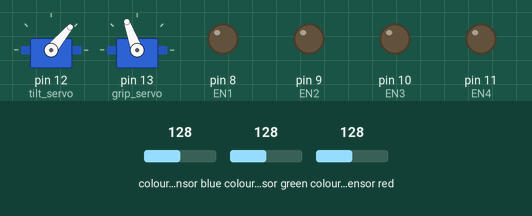
Bench run of a sketch on a simulated Arduino Uno, built with avr-gcc and run on an emulated ATmega328P. On the bench: 2 × servo, output pins drawn as LEDs (lit = HIGH). Wiring (inferred from the names in the program): TCS3200 colour sensor: output pin 2; S2 A2; S3 A3; S0 A0; S1 A1. The test bench sets the inputs (shaded band); at power-on: colour sensor blue 128, colour sensor green 128, colour sensor red 128. Pins used as bus, display or sensor lines are not drawn; what the sketch prints to the serial monitor is not drawn.

Above: at 0.05 s.
At 0.75 s:
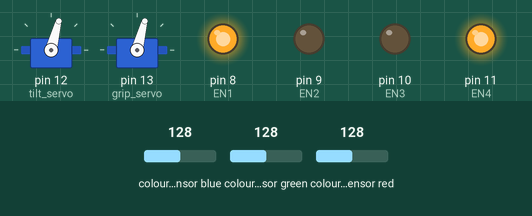
At 1.45 s:
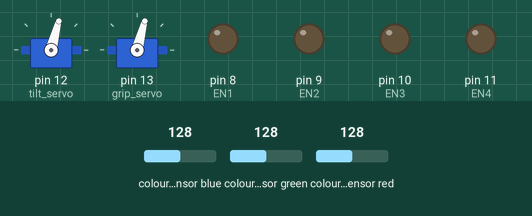
At 2.15 s:
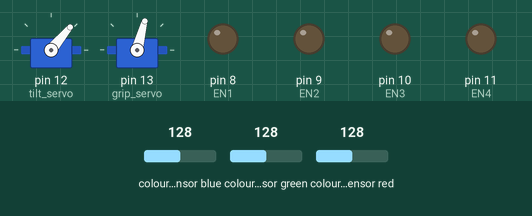
At 2.9 s:
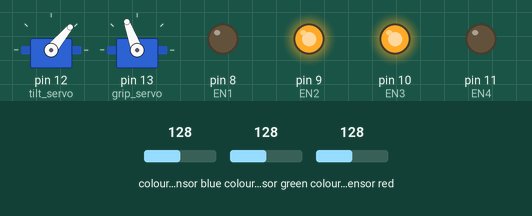
Timing chart, 0 to 9.1 s (numbered marks = the images above):
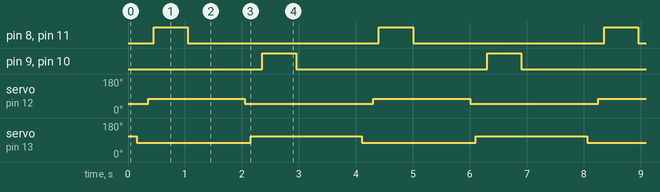

The sketch:

colorSensingVehicle.ino
```cpp
#include <Servo.h>
#define EN1 8
#define EN2 9
#define EN3 10
#define EN4 11

void Put(void);
void Hold(void);
void Front(void);
void Back(void);
void Right(void);
void Left(void);
void Stop(void);

Servo tiltservo;
Servo gripservo;

const int tilt_servo = 12;
const int grip_servo = 13;

//s0, s1 pins set the size of the frequency
const byte s0 = A0;
const byte s1 = A1;

//s2, s3 pins specify color
const byte s2 = A2;
const byte s3 = A3;
const byte out_pin = 2;

const int led_pin = 3;

int red_color = 0;
int green_color = 0;
int blue_color = 0;

void setup() {
  Serial.begin(9600);

  pinMode(EN1,OUTPUT);
  pinMode(EN2,OUTPUT);
  pinMode(EN3,OUTPUT);
  pinMode(EN4,OUTPUT);

  pinMode(s0,OUTPUT);
  pinMode(s1,OUTPUT);
  pinMode(s2,OUTPUT);
  pinMode(s3,OUTPUT);
  pinMode(out_pin,INPUT);

  pinMode(led_pin, INPUT);

  //frequency output size 20%
  digitalWrite(s0,HIGH);
  digitalWrite(s1,LOW);

  tiltservo.attach(tilt_servo);
  gripservo.attach(grip_servo);
  gripservo.write(110);
  tiltservo.write(50);

  digitalWrite(EN1,LOW);
  digitalWrite(EN2,LOW);
  digitalWrite(EN3,LOW);
  digitalWrite(EN4,LOW);
}

void loop() {
  //red color read
  digitalWrite(s2,LOW);
  digitalWrite(s3,LOW);

  //Read the frequency value and output it in the range of 0~255
  red_color = pulseIn(out_pin, LOW);
  red_color = map(red_color,25,72,255,0);
  red_color = constrain(red_color,0,255);

  Serial.print("RED:");
  Serial.print(red_color);
  Serial.print(" ");
  delay(50);

  //green color read
  digitalWrite(s2,HIGH);
  digitalWrite(s3,HIGH);

  //Read the frequency value and output it in the range of 0~255
  green_color = pulseIn(out_pin, LOW);
  green_color = map(green_color, 30,90,255,0);
  green_color = constrain(green_color, 0, 255);

  Serial.print("GREEN:");
  Serial.print(green_color);
  Serial.print(" ");
  delay(50);

  //blue color read
  digitalWrite(s2,LOW);
  digitalWrite(s3,HIGH);


  //Read the frequency value and output it in the range of 0~255
  blue_color = pulseIn(out_pin, LOW);
  blue_color = map(blue_color, 25,70,255,0);
  blue_color = constrain(blue_color, 0, 255);

  Serial.print("BLUE:");
  Serial.print(blue_color);
  Serial.println(" ");
  delay(50);

  //Action when red is detected
  if(red_color > 50){
    Hold();
    digitalWrite(led_pin, HIGH);
    Right();
    delay(600);
    Stop();
    delay(1000);

    Put();
    Left();
    delay(600);
    Stop();
    delay(1000);
    digitalWrite(led_pin, LOW);
  }
  //Action when green is detected
  else if(green_color > 100){
    Hold();
    Back();
    delay(1000);
    Left();
    delay(1200);
    Front();
    delay(2000);
    Stop();
    delay(1000);

    Put();
    Back();
    delay(2000);
    Left();
    delay(1200);
    Front();
    delay(1000);
    Stop();
    delay(1000);
  }
  //Action when blue is detected
  else if(blue_color > 100){
    Hold();
    Back();
    delay(1000);
    Left();
    delay(600);
    Front();
    delay(1000);
    Left();
    delay(600);
    Front();
    delay(2000);
    Stop();
    delay(1000);

    Put();
    Back();
    delay(2000);
    Left();
    delay(600);
    Front();
    delay(1000);
    Left();
    delay(600);
    Front();
    delay(1000);
    Stop();
    delay(1000);
  }
  else{
   Put();
  }
}


void Put(){
  tiltservo.write(50);
  delay(100);
  gripservo.write(110);
  delay(200);
}

void Hold(){
  gripservo.write(75);
  delay(200);
  tiltservo.write(75);
  delay(100);
}

void Front(){
  digitalWrite(EN1,HIGH);
  digitalWrite(EN2,LOW);
  digitalWrite(EN3,HIGH);
  digitalWrite(EN4,LOW);
}

void Back(){
  digitalWrite(EN1,LOW);
  digitalWrite(EN2,HIGH);
  digitalWrite(EN3,LOW);
  digitalWrite(EN4,HIGH);
}

void Right(){
  digitalWrite(EN1,HIGH);
  digitalWrite(EN2,LOW);
  digitalWrite(EN3,LOW);
  digitalWrite(EN4,HIGH);
}

void Left(){
  digitalWrite(EN1,LOW);
  digitalWrite(EN2,HIGH);
  digitalWrite(EN3,HIGH);
  digitalWrite(EN4,LOW);
}

void Stop(){
  digitalWrite(EN1,LOW);
  digitalWrite(EN2,LOW);
  digitalWrite(EN3,LOW);
  digitalWrite(EN4,LOW);
}
```

Measured:
- by itself, pin 8 (EN1), pin 9 (EN2), pin 10 (EN3), pin 11 (EN4): alternates HIGH for 0.60 s and LOW for 3.4 s
- by itself, servo on pin 12 (tilt_servo): alternates 75° for 1.7 s and 50° for 2.3 s
- by itself, servo on pin 13 (grip_servo): alternates 110° for 2.0 s and 75° for 2.0 s
